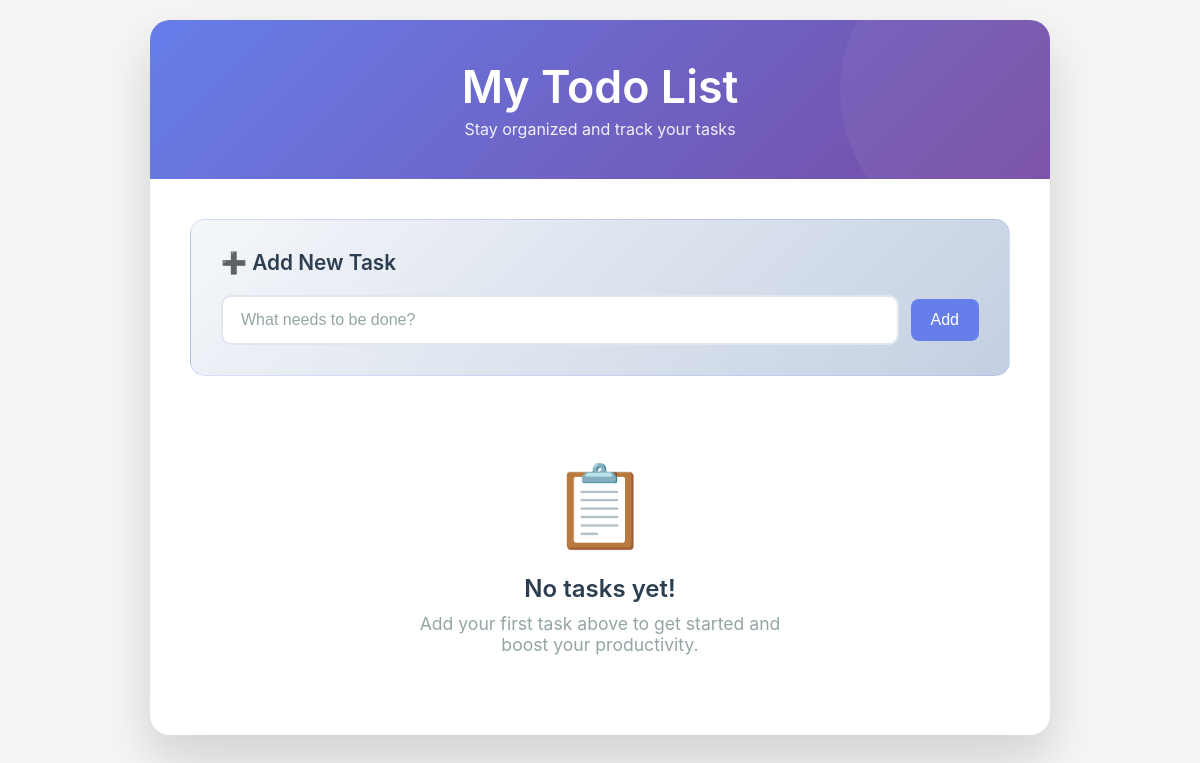
Before: / with the older database file.
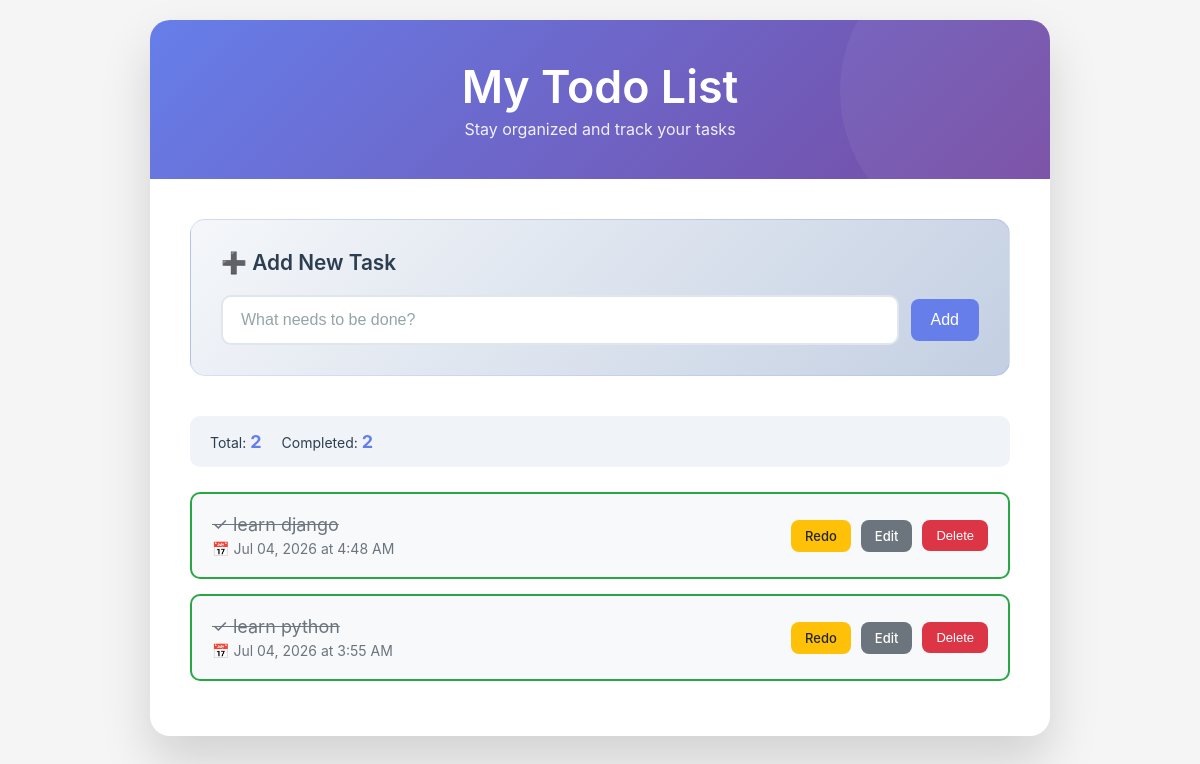
After: the same page with the newer database file.
### tasks/models.py (models this page shows, shortened)
class Task(models.Model):
    title = models.CharField(max_length=200)
    completed = models.BooleanField(default=False)
    created_at = models.DateTimeField(auto_now_add=True)

### tasks/views.py (the view)
# urls.py: path('', views.task_list, name='task_list'),
def task_list(request):
    tasks = Task.objects.all().order_by('-created_at')
    return render(request, 'tasks/task_list.html', {'tasks': tasks})

### tasks/templates/tasks/task_list.html (shortened to what this page needs)
{% extends 'tasks/base.html' %}
{% block header %}My Todo List{% endblock %}
{% block content %}
    <div class="add-task-section">
        <h2>➕ Add New Task</h2>
        <form method="post" action="{% url 'task_create' %}" class="task-form">
            <input type="text" name="title" placeholder="What needs to be done?" required>
            <button type="submit" class="btn btn-primary">Add</button>
        </form>
    </div>
    {% if tasks %}
        <div class="task-stats">
            <span class="stat-item">Total: <strong>{{ tasks|length }}</strong></span>
            <span class="stat-item">Completed: <strong>{{ tasks|dictsort:"completed"|length }}</strong></span>
        </div>
        <ul class="task-list">
            {% for task in tasks %}
                <li class="task-item {% if task.completed %}completed{% endif %}">
                    <div class="task-content">
                        <div class="task-title {% if task.completed %}completed{% endif %}">
                            {% if task.completed %}✓{% else %}○{% endif %} {{ task.title }}
                        </div>
                        <div class="task-meta">
                            📅 {{ task.created_at|date:"M d, Y" }} at {{ task.created_at|date:"g:i A" }}
                        </div>
                    </div>
                    <div class="task-actions">
                        {% if task.completed %}
                            <a href="{% url 'task_toggle' pk=task.pk %}" class="btn btn-warning btn-sm">Redo</a>
                        {% else %}
                            <a href="{% url 'task_toggle' pk=task.pk %}" class="btn btn-success btn-sm">Done</a>
                        {% endif %}
                        <a href="{% url 'task_edit' pk=task.pk %}" class="btn btn-secondary btn-sm">Edit</a>
                        <form method="post" action="{% url 'task_delete' pk=task.pk %}" class="delete-form">
                            <button type="submit" class="btn btn-danger btn-sm" onclick="return confirm('Delete this task?')">Delete</button>
                        </form>
                    </div>
                </li>
            {% endfor %}
        </ul>
    {% else %}
        <div class="empty-state">
            <div class="empty-icon">📋</div>
            <h3>No tasks yet!</h3>
            <p>Add your first task above to get started and boost your productivity.</p>
        </div>
    {% endif %}
{% endblock %}

### tasks/templates/tasks/base.html (shortened to what this page needs)
<!DOCTYPE html>
<html lang="en">
<head>
    {% load static %}
    <link rel="stylesheet" type="text/css" href="{% static 'tasks/styles.css' %}?v=2">
</head>
<body>
    <div class="container">
        <div class="header">
            <h1>{% block header %}✓ Todo List{% endblock %}</h1>
            <p>Stay organized and track your tasks</p>
        </div>
        <div class="content">
            {% block content %}{% endblock %}
        </div>
    </div>
</body>
</html>

### tasks/static/tasks/styles.css (style rules this page uses)
* { margin: 0; padding: 0; box-sizing: border-box; }
body { font-family: -apple-system, BlinkMacSystemFont, 'Segoe UI', 'Roboto', 'Oxygen', 'Ubuntu', 'Cantarell', sans-serif; background-color: #f5f5f5 !important; background-image: none !important; min-height: 100vh; padding: 20px; color: #2c3e50; }
.container { max-width: 900px; margin: 0 auto; background: white; border-radius: 20px; box-shadow: 0 25px 50px rgba(0, 0, 0, 0.15); overflow: hidden; animation: slideUp 0.5s ease-out; }
.header { background: linear-gradient(135deg, #667eea 0%, #764ba2 100%); color: white; padding: 40px 30px; text-align: center; position: relative; overflow: hidden; }
.header::before { content: ''; position: absolute; top: -50%; right: -10%; width: 300px; height: 300px; background: rgba(255, 255, 255, 0.05); border-radius: 50%; }
.header h1 { font-size: 2.8rem; margin-bottom: 5px; font-weight: 600; position: relative; z-index: 1; }
.header p { font-size: 1rem; opacity: 0.9; position: relative; z-index: 1; }
.content { padding: 40px; }
.add-task-section { margin-bottom: 40px; padding: 30px; background: linear-gradient(135deg, #f5f7fa 0%, #c3cfe2 100%); border-radius: 15px; border: 1px solid rgba(102, 126, 234, 0.2); }
.add-task-section h2 { color: #2c3e50; margin-bottom: 20px; font-size: 1.3rem; font-weight: 600; }
.task-form { display: flex; gap: 12px; align-items: center; }
.task-form input[type="text"] { flex: 1; padding: 14px 18px; border: 2px solid #e0e6ed; border-radius: 10px; font-size: 16px; transition: all 0.3s ease; background: white; }
.task-form input[type="text"]::placeholder { color: #95a5a6; }
.btn { padding: 12px 20px; border: none; border-radius: 8px; font-size: 16px; font-weight: 500; cursor: pointer; transition: all 0.3s ease; text-decoration: none; display: inline-block; text-align: center; }
.btn-primary { background: #667eea; color: white; }
.btn-warning { background: #ffc107; color: #212529; }
.btn-danger { background: #dc3545; color: white; }
.btn-secondary { background: #6c757d; color: white; }
.btn-sm { padding: 8px 14px; font-size: 13px; }
.task-stats { display: flex; gap: 20px; margin-bottom: 25px; padding: 15px 20px; background: #f0f4f8; border-radius: 10px; }
.stat-item { font-size: 14px; color: #2c3e50; }
.stat-item strong { color: #667eea; font-size: 18px; }
.task-list { list-style: none; }
.task-item { background: white; border: 2px solid #e9ecef; border-radius: 10px; padding: 20px; margin-bottom: 15px; display: flex; align-items: center; justify-content: space-between; transition: all 0.3s ease; }
.task-item.completed { background: #f8f9fa; border-color: #28a745; }
.task-content { flex: 1; margin-right: 15px; }
.task-title { font-size: 18px; color: #495057; margin-bottom: 5px; }
.task-title.completed { text-decoration: line-through; color: #6c757d; }
.task-meta { font-size: 14px; color: #6c757d; }
.task-actions { display: flex; gap: 10px; align-items: center; }
.delete-form { display: inline; }

Changed rows visible on the page:
added Task: title "learn django", created_at "Jul 04, 2026", created_at "4:48 AM", completed "Redo"
added Task: title "learn python", created_at "Jul 04, 2026", created_at "3:55 AM", completed "Redo"
Other visible differences:
{{ tasks|length }}: (not shown) → "2"
{{ tasks|dictsort:"completed"|length }}: (not shown) → "2"
text no longer shown: "📋 No tasks yet! Add your first task above to get started and boost your productivity."
text now shown: "Total: Completed:"
